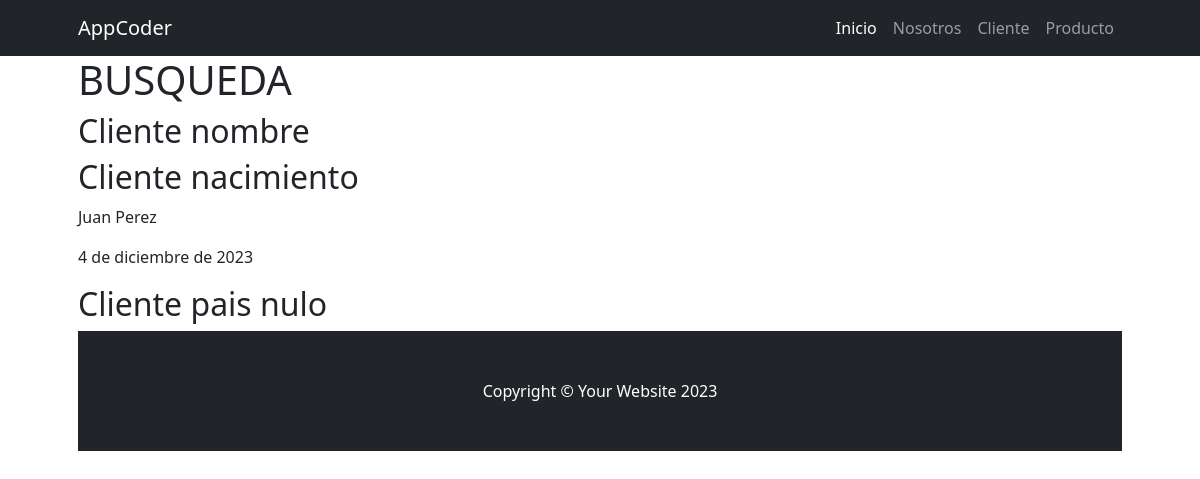
/cliente/busqueda/, run on an earlier commit of the app's database.
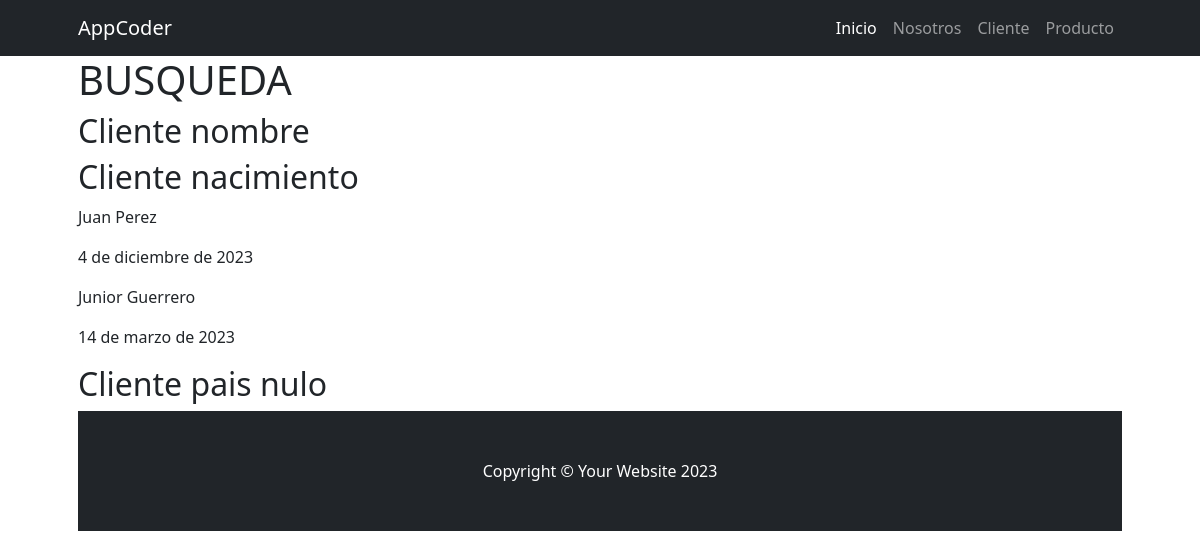
And on a later commit of the database.
### cliente/models.py (models this page shows)
class Cliente(models.Model):
    nombre = models.CharField(max_length=100)
    apellido = models.CharField(max_length=100)
    nacimiento = models.DateField(null=True, blank=True)
    pais_origen = models.ForeignKey(Pais, on_delete=models.SET_NULL, null=True)
    def __str__(self):
        return f"{self.nombre} {self.apellido}"

### cliente/views.py (the view)
# urls.py: path("busqueda/", views.busqueda),
def busqueda (request):
    cliente_nombre = models.Cliente.objects.filter(nombre__contains="dana")
    cliente_nacimiento = models.Cliente.objects.filter(nacimiento__gt = date(2000, 1, 1))
    cliente_pais= models.Cliente.objects.filter(pais_origen=None)
    context = {
        "cliente_nombre": cliente_nombre,
        "cliente_nacimiento": cliente_nacimiento,
        "cliente_pais": cliente_pais,
    }
    return render (request, "cliente/busqueda.html", context)

### cliente/templates/cliente/busqueda.html (shortened to what this page needs)
{% extends 'core/base.html' %}
{% block contenido_titulo %}
    BUSQUEDA
{% endblock contenido_titulo %}
{% block contenido %}
    <h2>Cliente nombre</h2>
    <h2>Cliente nacimiento</h2>
    {% for cliente in cliente_nacimiento %}
        <p>{{ cliente }}<p>
        <p>{{ cliente.nacimiento }}<p>
    {% endfor %}
    <h2>Cliente pais nulo</h2>
{% endblock contenido %}

What changed in the data, as far as the page shows it:
added Cliente: nombre+apellido "Junior Guerrero", nacimiento "14 de marzo de 2023"
